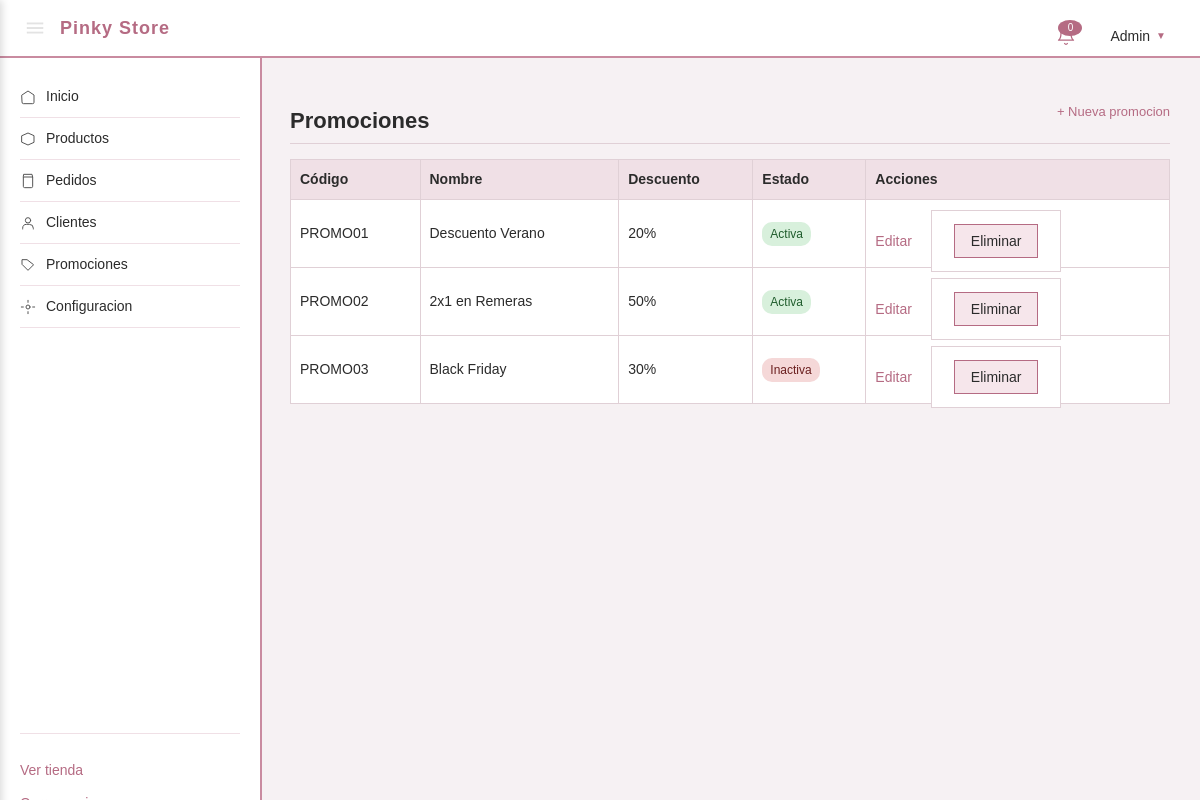
/admin/promociones (signed in), run on the app's committed database.
### tables this page shows
CREATE TABLE promociones (
    id              INT AUTO_INCREMENT PRIMARY KEY,
    codigo          VARCHAR(30)  NOT NULL UNIQUE,
    nombre          VARCHAR(150) NOT NULL,
    porcentaje      INT          NOT NULL,
    activa          TINYINT(1)   NOT NULL DEFAULT 1,
    creado_en       DATETIME     NOT NULL DEFAULT CURRENT_TIMESTAMP
);

### src/controllers/PromocionController.php (called while the page is built, shortened)
<?php
require_once __DIR__ . '/../models/Promocion.php';
class PromocionController
{
    public function listar(array $params = []): void
    {
        $promociones = Promocion::todas();
        require __DIR__ . '/../../views/admin/promociones.php';
    }
}

### src/models/Promocion.php (called while the page is built, shortened)
<?php
class Promocion
{
    public static function todas(): array
    {
        $db = getDB();
        return $db->query('SELECT * FROM promociones ORDER BY id')->fetchAll();
    }
}

### views/admin/promociones.php (the view, shortened to what this page needs)
<?php require __DIR__ . '/../layout/headerAdmin.php'; ?>
<section>
  <div class="admin-seccion-titulo">
    <h2>Promociones</h2>
    <a href="/admin/promociones/nuevo">+ Nueva promocion</a>
  </div>
  <?php if (empty($promociones)): ?>
    <p>No hay promociones cargadas.</p>
  <?php else: ?>
    <table>
      <tr>
        <th>Código</th>
        <th>Nombre</th>
        <th>Descuento</th>
        <th>Estado</th>
        <th>Acciones</th>
      </tr>
      <?php foreach ($promociones as $p): ?>
        <tr>
          <td><?= htmlspecialchars($p['codigo']) ?></td>
          <td><?= htmlspecialchars($p['nombre']) ?></td>
          <td><?= (int)$p['porcentaje'] ?>%</td>
          <td>
            <span class="admin-estado estado-<?= $p['activa'] ? 'entregado' : 'cancelado' ?>">
              <?= $p['activa'] ? 'Activa' : 'Inactiva' ?>
            </span>
          </td>
          <td class="tabla-acciones">
            <a href="/admin/promociones/editar/<?= $p['id'] ?>">Editar</a>
            <form method="POST" action="/admin/promociones/eliminar" style="display:inline"
                  onsubmit="return confirm('¿Eliminar esta promoción?')">
              <button type="submit">Eliminar</button>
            </form>
          </td>
        </tr>
      <?php endforeach; ?>
    </table>
  <?php endif; ?>
</section>
<?php require __DIR__ . '/../layout/footerAdmin.php'; ?>

### public/index.php (shortened to what this page needs)
<?php
$uri  = parse_url($_SERVER['REQUEST_URI'], PHP_URL_PATH);
$ruta = trim($uri, '/');
$metodo = $_SERVER['REQUEST_METHOD'];
foreach ($rutas as $r) {
    [$m, $patron, $controlador, $accion] = $r;
    if ($m !== $metodo) continue;
    $regex = '#^' . preg_replace('#:([a-zA-Z_]+)#', '(?P<$1>[^/]+)', $patron) . '$#';
    if (preg_match($regex, $ruta, $matches)) {
        $instancia = new $controlador();
        $params = array_filter($matches, 'is_string', ARRAY_FILTER_USE_KEY);
        $instancia->$accion($params);
        break;
    }
}
    ?>

### public/css/styles.css (style rules this page uses)
body { font-family: Arial, sans-serif; background-color: #f6f1f3; color: #2b2b2b; margin: 0; padding: 0; font-size: 15px; line-height: 1.5; }
section { margin-bottom: 35px; }
h2 { color: #2b2b2b; font-size: 20px; border-bottom: 1px solid #e0d0d6; padding-bottom: 6px; margin-bottom: 15px; }
table { width: 100%; border-collapse: collapse; background-color: #ffffff; margin-bottom: 20px; }
table th { background-color: #f0e0e6; text-align: left; padding: 9px; border: 1px solid #e0d0d6; font-size: 14px; color: #2b2b2b; }
table td { padding: 9px; border: 1px solid #e0d0d6; font-size: 14px; }
form { background-color: #ffffff; border: 1px solid #e0d0d6; padding: 22px; max-width: 420px; }
button { margin-top: 15px; padding: 8px 16px; background-color: #f6e6eb; border: 1px solid #b56b83; color: #2b2b2b; font-size: 14px; font-family: inherit; cursor: pointer; }
.admin-contenido h2 { font-size: 22px; color: #2b2b2b; border-bottom: 1px solid #e0d0d6; padding-bottom: 8px; margin-bottom: 20px; }
.admin-seccion-titulo { display: flex; justify-content: space-between; align-items: center; border-bottom: 1px solid #e0d0d6; padding-bottom: 6px; margin-bottom: 15px; }
.admin-seccion-titulo h2 { border-bottom: none; padding-bottom: 0; margin-bottom: 0; }
.admin-seccion-titulo a { color: #b56b83; text-decoration: none; font-size: 13px; }
.admin-estado { display: inline-block; padding: 3px 8px; border-radius: 10px; font-size: 12px; }
.estado-entregado { background-color: #d8f0dc; color: #1f5c2c; }
.estado-cancelado { background-color: #f5d8d8; color: #6b1f1f; }
.tabla-acciones a { margin-right: 15px; color: #b56b83; text-decoration: none; }

### data on the page
promociones: codigo "PROMO01", nombre "Descuento Verano", porcentaje "20", activa "Activa"
promociones: codigo "PROMO02", nombre "2x1 en Remeras", porcentaje "50", activa "Activa"
promociones: codigo "PROMO03", nombre "Black Friday", porcentaje "30", activa "Inactiva"
